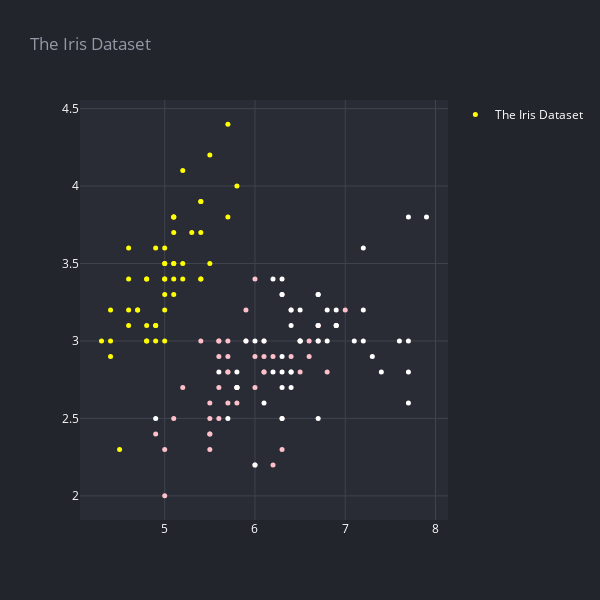

The notebook cell this image was saved under:
### Code cell
fig = go.Figure(data=[scatter(df.sepal_length, df.sepal_width, 'The Iris Dataset', mode='markers', size=5, opacity=1, color = [['yellow', 'pink', 'white'][a] for a in df.iris_type])])
render(fig, title='The Iris Dataset', height=600, width=600)

### Figure 1 — Plotly figure (JSON) as saved in the notebook; plotly's stock layout.template omitted (floating-point values rounded to 4 significant figures; data arrays with more than 128 entries replaced by an {"elided": "..."} marker saying what was removed)
{"data": [{"marker": {"color": {"elided": "150 str values"}, "size": 5}, "mode": "markers", "name": "The Iris Dataset", "opacity": 1, "type": "scatter", "x": {"elided": "150 float values"}, "y": {"elided": "150 float values"}}], "layout": {"height": 600, "legend": {"font": {"color": "#ffffff"}}, "paper_bgcolor": "#22252B", "plot_bgcolor": "#292C34", "showlegend": true, "title": {"font": {"color": "#9398A4"}, "text": "The Iris Dataset"}, "width": 600, "xaxis": {"autorange": true, "gridcolor": "#3F434F", "range": [4.061, 8.139], "tickfont": {"color": "#ffffff"}, "title": {"font": {"color": "#ffffff"}}, "type": "linear", "zeroline": false}, "yaxis": {"autorange": true, "gridcolor": "#3F434F", "range": [1.844, 4.556], "tickfont": {"color": "#ffffff"}, "title": {"font": {"color": "#ffffff"}}, "type": "linear", "zeroline": false}}}
